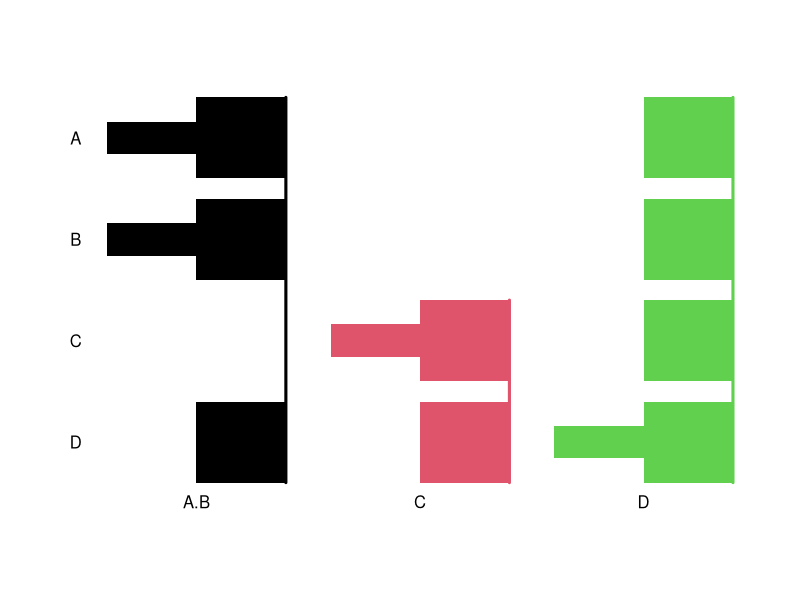
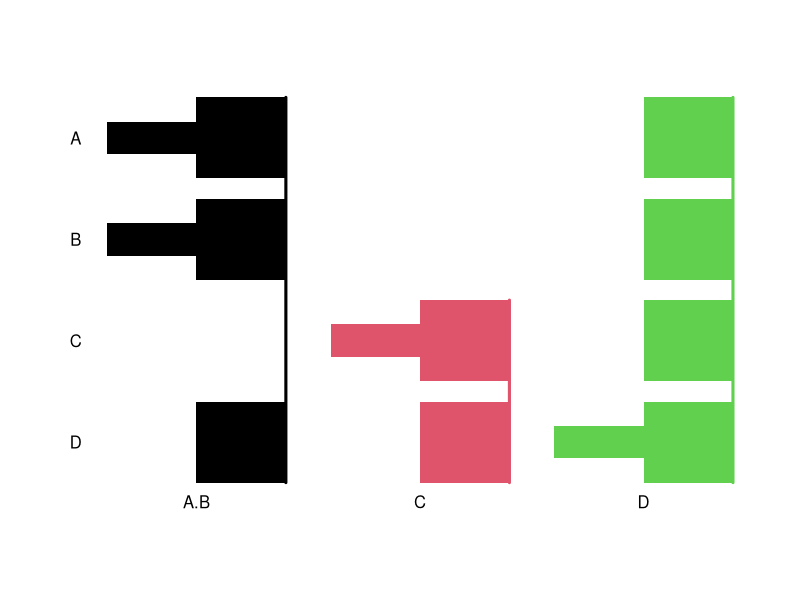
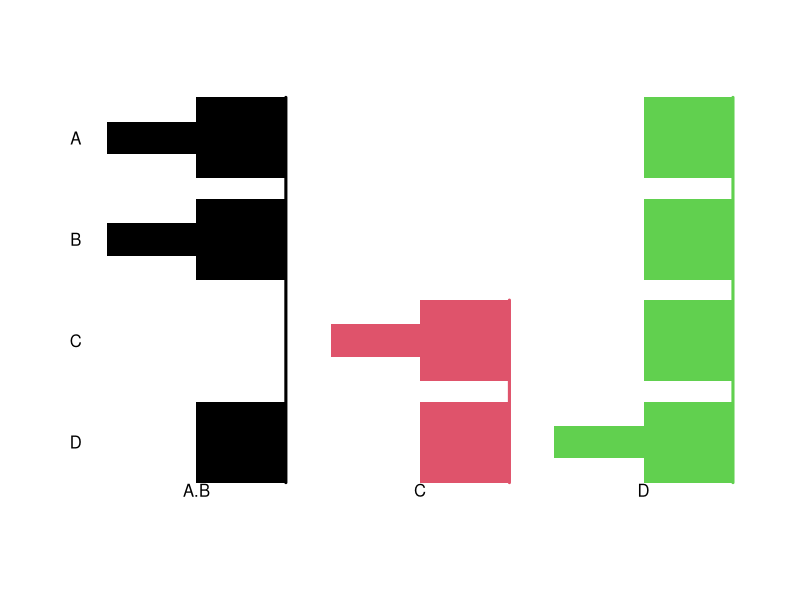
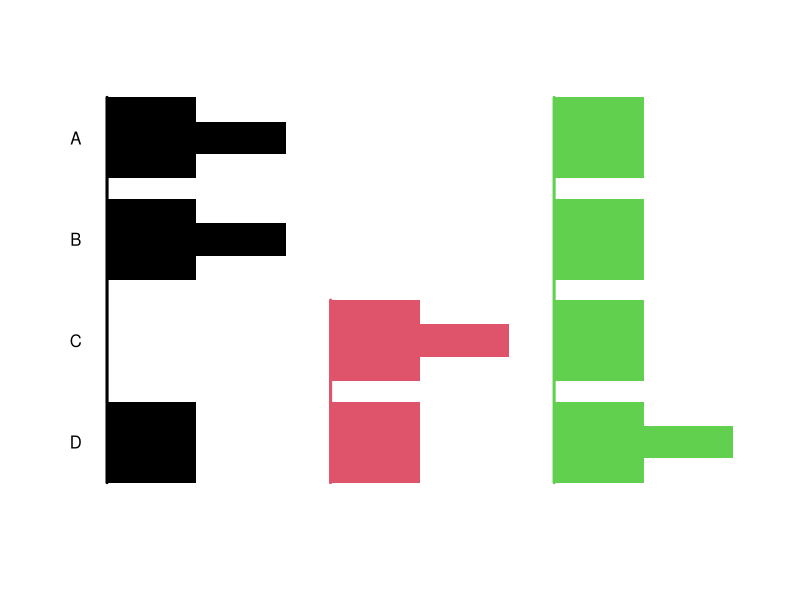
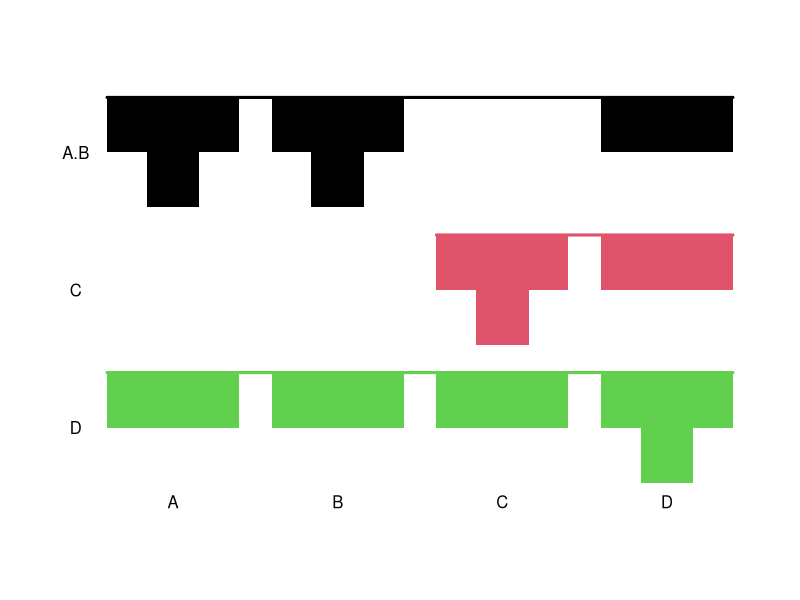
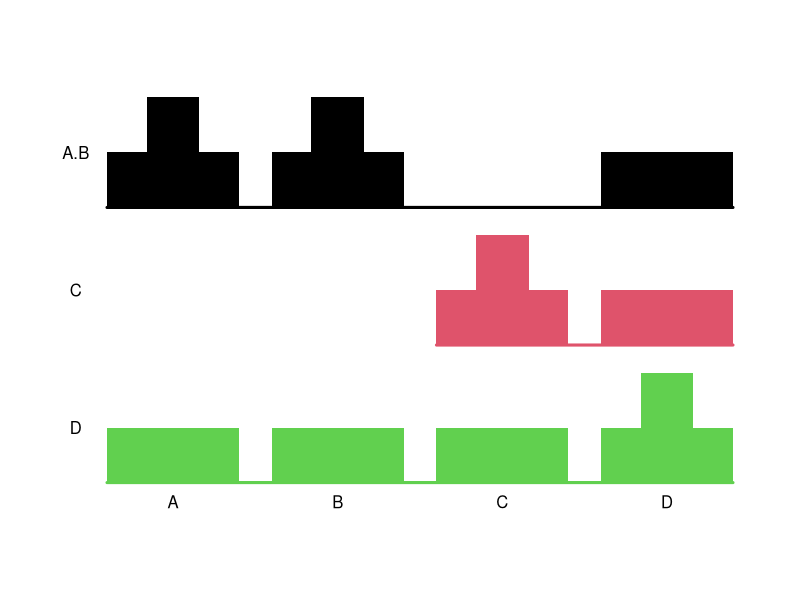
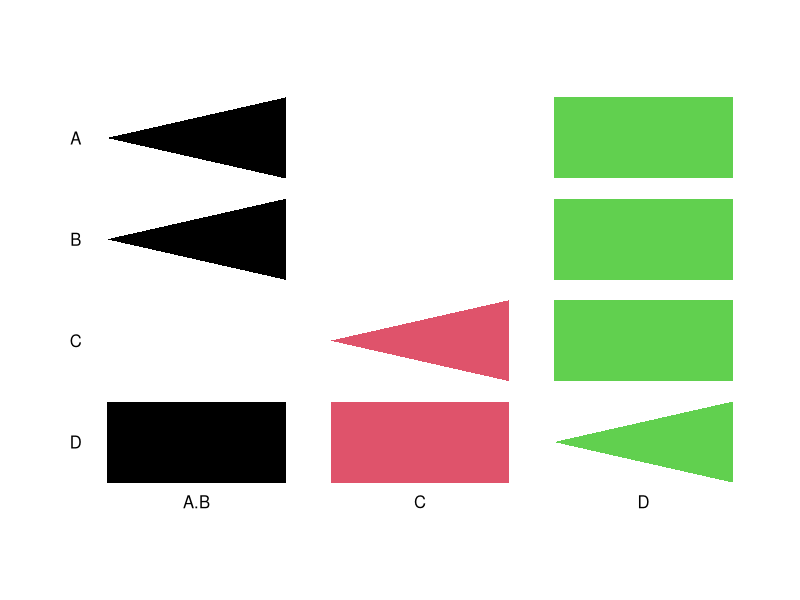
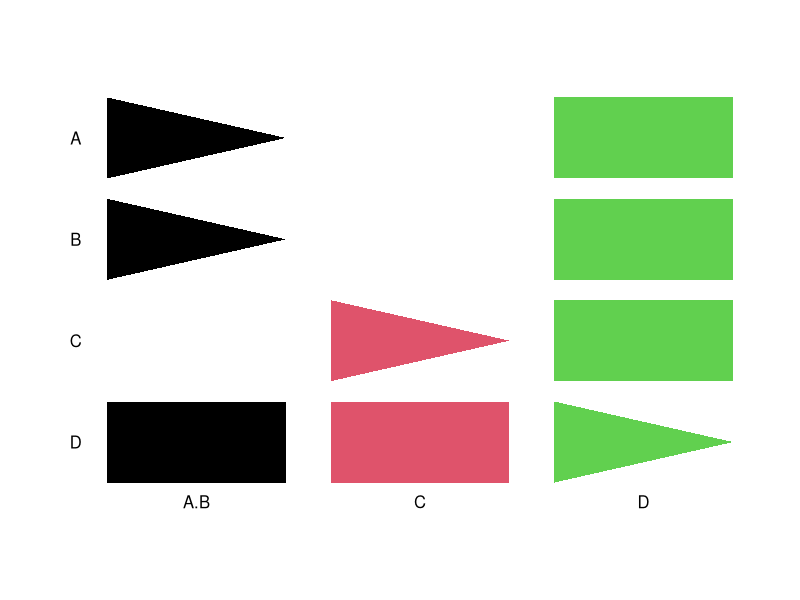

Generate these figures, in order, with R:
library(multcompView)


### Name: plot.multcompLetters
### Title: plot multcomp graphics
### Aliases: plot.multcomp plot.multcompLetters
### Keywords: aplot

### ** Examples

##
## plot(multcompTs(...))
##
dif4 <- c(.1, .02, .03, 1)
names(dif4) <- c("A-B", "A-C", "B-C", "A-D")
(mcT4 <- multcompTs(dif4))
# Standard plot, base of "Ts" point left
mcT4.1 <- plot(mcT4, label.groups=0.05)
# Redo using "at" = list
plot(mcT4, label.groups=0.05, at=mcT4.1)
# Same plot with group labels closer to the figure
plot(mcT4, label.groups=0.02)

# Base of "Ts" point right
plot(mcT4, label.groups=TRUE, orientation="r")
# Base of "Ts" point down
plot(mcT4, horizontal=TRUE, label.groups=0.05)
# Base of "Ts" point up
plot(mcT4, horizontal=TRUE, label.groups=0.05,
     orientation="r")

# Same 4 plots but with boxes & triangles, not Ts
plot(mcT4, label.groups=0.05, type="b")
plot(mcT4, label.groups=0.05, orientation="r",
     type="b")
plot(mcT4, horizontal=TRUE, label.groups=0.05,
     type="b")
plot(mcT4, horizontal=TRUE, label.groups=0.05,
     orientation="r", type="b")

##
## plot(multcompLetters(...))
##
# ... using dif4 from above
(mcL4 <- multcompLetters(dif4, Letters=LETTERS))
# Standard plot
## Not run: 
##D # Requires (grid)
##D mcL4.1 <- plot(mcL4, label.groups=0.05)
##D # Redo using "at" = list
##D plot(mcL4, label.groups=0.05, at=mcL4.1)
##D 
##D # With bold face and larger font
##D plot(mcL4, label.groups=0.05,
##D      fontsize=28, fontface="bold")
##D 
##D # Horizontal rather than vertical
##D plot(mcL4, horizontal=TRUE, label.groups=0.05)
## End(Not run)

# Same as boxes rather than letters
plot(mcL4, label.groups=0.05, type="b")
plot(mcL4, horizontal=TRUE, label.groups=0.05,
     type="b")
